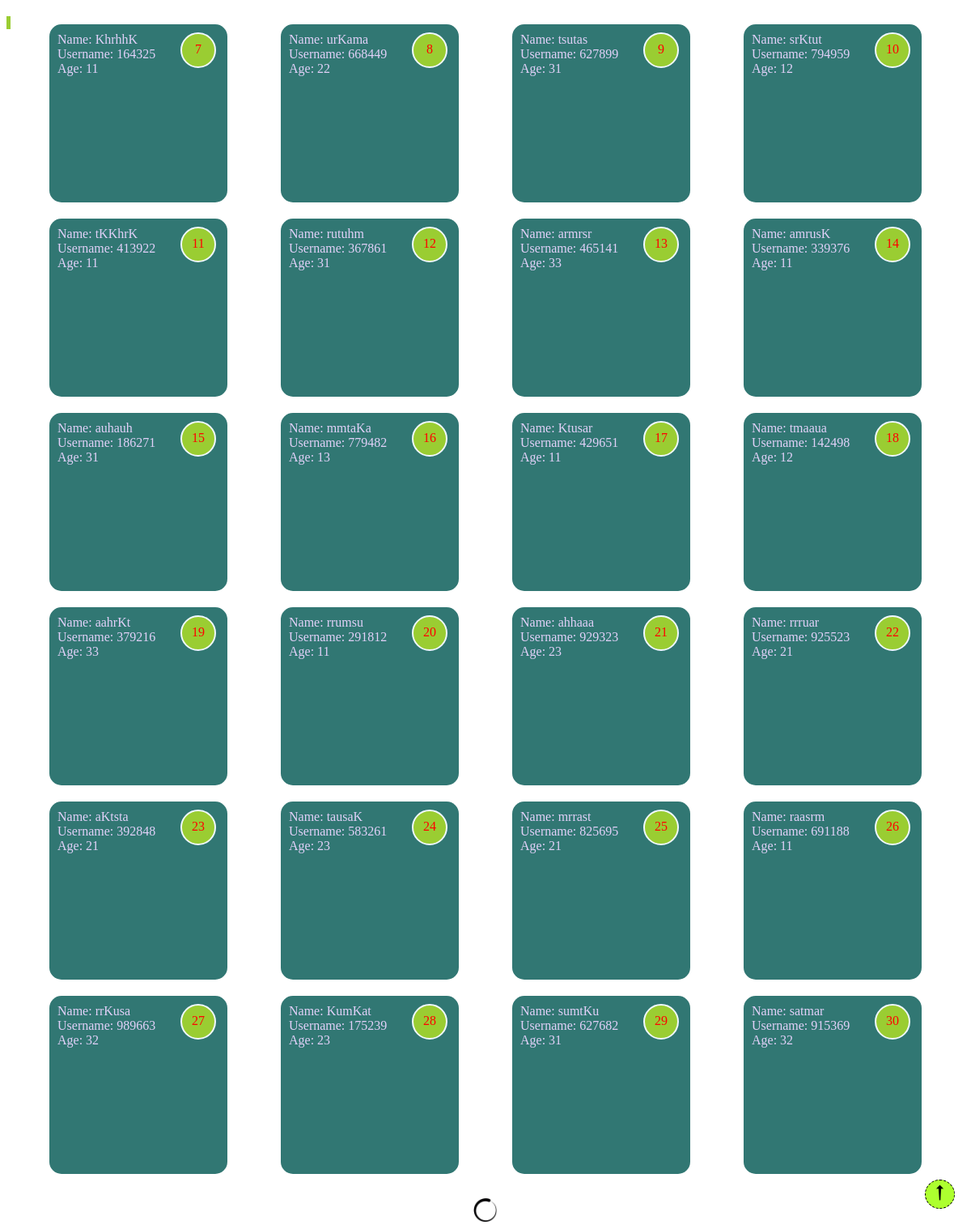
The app's page /infinite/ with its own data.
### mail/models.py (models this page shows, shortened)
class userInfo(models.Model):
	Name = models.CharField(max_length=200)
	Username = models.CharField(max_length=200)
	Age = models.IntegerField(default=0)
	Description = models.TextField()

### mail/views.py (the view)
# urls.py: path('infinite/', views.infiniteScroll, name="infiniteScroll"),
def infiniteScroll(request):
	users = userInfo.objects.values('id', 'Username', 'Name', 'Age')[:24]
	return render(request, 'mail/infinite.html', {'users': users})

### mail/templates/mail/infinite.html (shortened to what this page needs)
{% load static %}
<!DOCTYPE html>
<html>
<head>
</head>
<body>
	<div style="background-color: yellowgreen; height: min-content; width: fit-content; position: fixed; z-index: 1;">
	</div>
	<div class="userData">
		{% for user in users %}
		<div class="info">
			<span class="userId">{{user.id}}</span>
			<span>Name: {{user.Name|slice:":6"}}</span><br>
			<span>Username: {{user.Username|slice:":6"}}</span><br>
			<span>Age: {{user.Age}}</span>
		</div>
		{% endfor %}
	</div>
	<div id="loader" class="d-flex justify-center">
		<img width="30px" height="30px" src="{% static 'mail/Full snake.gif' %}">
	</div>
	<div onclick="document.documentElement.scrollTop = 0;" title="Go to Top" id="go-to-top" class="topBtn">
		<img height="20px" width="25px" src="{%  static 'mail/long-arrow-up.png' %}">
	</div>
</body>
</html>

### mail/templates/mail/infinite.html (style rules this page uses)
html { scroll-behavior: smooth; }
.d-flex { display: flex; }
.justify-center { justify-content: center; }
.userData { display: flex; flex-direction: row; flex-wrap: wrap; justify-content: space-around; margin: 20px; }
.info { height: 200px; width: 200px; background-color: #317773; padding: 10px; margin: 10px; border-radius: 15px; position: relative; }
.info span { color: #E2D1F9; }
.topBtn { padding: 5px; position: fixed; right: 20px; bottom: 25px; background-color: greenyellow; border-radius: 50%; border: 1px dashed black; cursor: pointer; }
.userId { position: absolute; height: 20px; width: 20px; right: 14px; background-color: yellowgreen; color: red !important; padding: 10px; border: 2px solid aliceblue; border-radius: 50%; text-align: center; }

### records on screen
userInfo: id "7", Name "KhrhhK", Username "164325", Age "11"
userInfo: id "8", Name "urKama", Username "668449", Age "22"
userInfo: id "9", Name "tsutas", Username "627899", Age "31"
userInfo: id "10", Name "srKtut", Username "794959", Age "12"
userInfo: id "11", Name "tKKhrK", Username "413922", Age "11"
userInfo: id "12", Name "rutuhm", Username "367861", Age "31"
userInfo: id "13", Name "armrsr", Username "465141", Age "33"
userInfo: id "14", Name "amrusK", Username "339376", Age "11"
userInfo: id "15", Name "auhauh", Username "186271", Age "31"
userInfo: id "16", Name "mmtaKa", Username "779482", Age "13"
userInfo: id "17", Name "Ktusar", Username "429651", Age "11"
userInfo: id "18", Name "tmaaua", Username "142498", Age "12"
userInfo: id "19", Name "aahrKt", Username "379216", Age "33"
userInfo: id "20", Name "rrumsu", Username "291812", Age "11"
userInfo: id "21", Name "ahhaaa", Username "929323", Age "23"
userInfo: id "22", Name "rrruar", Username "925523", Age "21"
userInfo: id "23", Name "aKtsta", Username "392848", Age "21"
userInfo: id "24", Name "tausaK", Username "583261", Age "23"
userInfo: id "25", Name "mrrast", Username "825695", Age "21"
userInfo: id "26", Name "raasrm", Username "691188", Age "11"
userInfo: id "27", Name "rrKusa", Username "989663", Age "32"
userInfo: id "28", Name "KumKat", Username "175239", Age "23"
userInfo: id "29", Name "sumtKu", Username "627682", Age "31"
userInfo: id "30", Name "satmar", Username "915369", Age "32"
